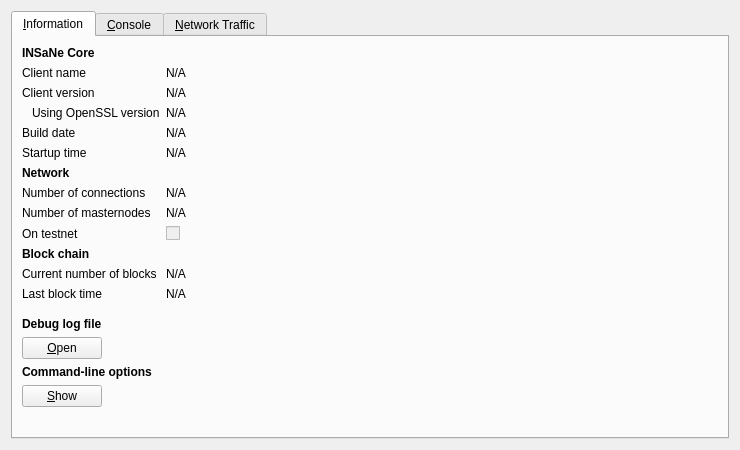
<?xml version="1.0" encoding="UTF-8"?>
<ui version="4.0">
 <class>RPCConsole</class>
 <widget class="QDialog" name="RPCConsole">
  <property name="geometry">
   <rect>
    <x>0</x>
    <y>0</y>
    <width>740</width>
    <height>450</height>
   </rect>
  </property>
  <property name="windowTitle">
   <string>INSaNe - Debug window</string>
  </property>
  <layout class="QVBoxLayout" name="verticalLayout_2">
   <item>
    <widget class="QTabWidget" name="tabWidget">
     <property name="currentIndex">
      <number>0</number>
     </property>
     <widget class="QWidget" name="tab_info">
      <attribute name="title">
       <string>&amp;Information</string>
      </attribute>
      <layout class="QFormLayout" name="formLayout">
       <item row="0" column="0">
        <widget class="QLabel" name="label_9">
         <property name="font">
          <font>
           <weight>75</weight>
           <bold>true</bold>
          </font>
         </property>
         <property name="text">
          <string>INSaNe Core</string>
         </property>
        </widget>
       </item>
       <item row="1" column="0">
        <widget class="QLabel" name="label_5">
         <property name="text">
          <string>Client name</string>
         </property>
        </widget>
       </item>
       <item row="1" column="1">
        <widget class="QLabel" name="clientName">
         <property name="cursor">
          <cursorShape>IBeamCursor</cursorShape>
         </property>
         <property name="text">
          <string>N/A</string>
         </property>
         <property name="textFormat">
          <enum>Qt::PlainText</enum>
         </property>
         <property name="textInteractionFlags">
          <set>Qt::LinksAccessibleByMouse|Qt::TextSelectableByKeyboard|Qt::TextSelectableByMouse</set>
         </property>
        </widget>
       </item>
       <item row="2" column="0">
        <widget class="QLabel" name="label_6">
         <property name="text">
          <string>Client version</string>
         </property>
        </widget>
       </item>
       <item row="2" column="1">
        <widget class="QLabel" name="clientVersion">
         <property name="cursor">
          <cursorShape>IBeamCursor</cursorShape>
         </property>
         <property name="text">
          <string>N/A</string>
         </property>
         <property name="textFormat">
          <enum>Qt::PlainText</enum>
         </property>
         <property name="textInteractionFlags">
          <set>Qt::LinksAccessibleByMouse|Qt::TextSelectableByKeyboard|Qt::TextSelectableByMouse</set>
         </property>
        </widget>
       </item>
       <item row="3" column="0">
        <widget class="QLabel" name="label_14">
         <property name="text">
          <string>Using OpenSSL version</string>
         </property>
         <property name="indent">
          <number>10</number>
         </property>
        </widget>
       </item>
       <item row="3" column="1">
        <widget class="QLabel" name="openSSLVersion">
         <property name="cursor">
          <cursorShape>IBeamCursor</cursorShape>
         </property>
         <property name="text">
          <string>N/A</string>
         </property>
         <property name="textFormat">
          <enum>Qt::PlainText</enum>
         </property>
         <property name="textInteractionFlags">
          <set>Qt::LinksAccessibleByMouse|Qt::TextSelectableByKeyboard|Qt::TextSelectableByMouse</set>
         </property>
        </widget>
       </item>
       <item row="4" column="0">
        <widget class="QLabel" name="label_12">
         <property name="text">
          <string>Build date</string>
         </property>
        </widget>
       </item>
       <item row="4" column="1">
        <widget class="QLabel" name="buildDate">
         <property name="cursor">
          <cursorShape>IBeamCursor</cursorShape>
         </property>
         <property name="text">
          <string>N/A</string>
         </property>
         <property name="textFormat">
          <enum>Qt::PlainText</enum>
         </property>
         <property name="textInteractionFlags">
          <set>Qt::LinksAccessibleByMouse|Qt::TextSelectableByKeyboard|Qt::TextSelectableByMouse</set>
         </property>
        </widget>
       </item>
       <item row="5" column="0">
        <widget class="QLabel" name="label_13">
         <property name="text">
          <string>Startup time</string>
         </property>
        </widget>
       </item>
       <item row="5" column="1">
        <widget class="QLabel" name="startupTime">
         <property name="cursor">
          <cursorShape>IBeamCursor</cursorShape>
         </property>
         <property name="text">
          <string>N/A</string>
         </property>
         <property name="textFormat">
          <enum>Qt::PlainText</enum>
         </property>
         <property name="textInteractionFlags">
          <set>Qt::LinksAccessibleByMouse|Qt::TextSelectableByKeyboard|Qt::TextSelectableByMouse</set>
         </property>
        </widget>
       </item>
       <item row="6" column="0">
        <widget class="QLabel" name="label_11">
         <property name="font">
          <font>
           <weight>75</weight>
           <bold>true</bold>
          </font>
         </property>
         <property name="text">
          <string>Network</string>
         </property>
        </widget>
       </item>
       <item row="7" column="0">
        <widget class="QLabel" name="label_7">
         <property name="text">
          <string>Number of connections</string>
         </property>
        </widget>
       </item>
       <item row="7" column="1">
        <widget class="QLabel" name="numberOfConnections">
         <property name="cursor">
          <cursorShape>IBeamCursor</cursorShape>
         </property>
         <property name="text">
          <string>N/A</string>
         </property>
         <property name="textFormat">
          <enum>Qt::PlainText</enum>
         </property>
         <property name="textInteractionFlags">
          <set>Qt::LinksAccessibleByMouse|Qt::TextSelectableByKeyboard|Qt::TextSelectableByMouse</set>
         </property>
        </widget>
       </item>
       <item row="8" column="0">
        <widget class="QLabel" name="label_15">
         <property name="text">
          <string>Number of masternodes</string>
         </property>
        </widget>
       </item>
       <item row="8" column="1">
        <widget class="QLabel" name="masternodeCount">
         <property name="cursor">
          <cursorShape>IBeamCursor</cursorShape>
         </property>
         <property name="text">
          <string>N/A</string>
         </property>
         <property name="textFormat">
          <enum>Qt::PlainText</enum>
         </property>
         <property name="textInteractionFlags">
          <set>Qt::LinksAccessibleByMouse|Qt::TextSelectableByKeyboard|Qt::TextSelectableByMouse</set>
         </property>
        </widget>
       </item>
       <item row="9" column="0">
        <widget class="QLabel" name="label_8">
         <property name="text">
          <string>On testnet</string>
         </property>
        </widget>
       </item>
       <item row="9" column="1">
        <widget class="QCheckBox" name="isTestNet">
         <property name="enabled">
          <bool>false</bool>
         </property>
         <property name="text">
          <string/>
         </property>
        </widget>
       </item>
       <item row="10" column="0">
        <widget class="QLabel" name="label_10">
         <property name="font">
          <font>
           <weight>75</weight>
           <bold>true</bold>
          </font>
         </property>
         <property name="text">
          <string>Block chain</string>
         </property>
        </widget>
       </item>
       <item row="11" column="0">
        <widget class="QLabel" name="label_3">
         <property name="text">
          <string>Current number of blocks</string>
         </property>
        </widget>
       </item>
       <item row="11" column="1">
        <widget class="QLabel" name="numberOfBlocks">
         <property name="cursor">
          <cursorShape>IBeamCursor</cursorShape>
         </property>
         <property name="text">
          <string>N/A</string>
         </property>
         <property name="textFormat">
          <enum>Qt::PlainText</enum>
         </property>
         <property name="textInteractionFlags">
          <set>Qt::LinksAccessibleByMouse|Qt::TextSelectableByKeyboard|Qt::TextSelectableByMouse</set>
         </property>
        </widget>
       </item>
       <item row="12" column="0">
        <widget class="QLabel" name="label_2">
         <property name="text">
          <string>Last block time</string>
         </property>
        </widget>
       </item>
       <item row="12" column="1">
        <widget class="QLabel" name="lastBlockTime">
         <property name="cursor">
          <cursorShape>IBeamCursor</cursorShape>
         </property>
         <property name="text">
          <string>N/A</string>
         </property>
         <property name="textFormat">
          <enum>Qt::PlainText</enum>
         </property>
         <property name="textInteractionFlags">
          <set>Qt::LinksAccessibleByMouse|Qt::TextSelectableByKeyboard|Qt::TextSelectableByMouse</set>
         </property>
        </widget>
       </item>
       <item row="13" column="0">
        <spacer name="verticalSpacer_2">
         <property name="orientation">
          <enum>Qt::Vertical</enum>
         </property>
         <property name="sizeHint" stdset="0">
          <size>
           <width>20</width>
           <height>10</height>
          </size>
         </property>
        </spacer>
       </item>
       <item row="14" column="0">
        <widget class="QLabel" name="labelDebugLogfile">
         <property name="font">
          <font>
           <weight>75</weight>
           <bold>true</bold>
          </font>
         </property>
         <property name="text">
          <string>Debug log file</string>
         </property>
        </widget>
       </item>
       <item row="15" column="0">
        <widget class="QPushButton" name="openDebugLogfileButton">
         <property name="toolTip">
          <string>Open the INSaNe debug log file from the current data directory. This can take a few seconds for large log files.</string>
         </property>
         <property name="text">
          <string>&amp;Open</string>
         </property>
         <property name="autoDefault">
          <bool>false</bool>
         </property>
        </widget>
       </item>
       <item row="16" column="0">
        <widget class="QLabel" name="labelCLOptions">
         <property name="font">
          <font>
           <weight>75</weight>
           <bold>true</bold>
          </font>
         </property>
         <property name="text">
          <string>Command-line options</string>
         </property>
        </widget>
       </item>
       <item row="17" column="0">
        <widget class="QPushButton" name="showCLOptionsButton">
         <property name="toolTip">
          <string>Show the INSaNe-Qt help message to get a list with possible INSaNe command-line options.</string>
         </property>
         <property name="text">
          <string>&amp;Show</string>
         </property>
         <property name="autoDefault">
          <bool>false</bool>
         </property>
        </widget>
       </item>
       <item row="18" column="0">
        <spacer name="verticalSpacer">
         <property name="orientation">
          <enum>Qt::Vertical</enum>
         </property>
         <property name="sizeHint" stdset="0">
          <size>
           <width>20</width>
           <height>20</height>
          </size>
         </property>
        </spacer>
       </item>
      </layout>
     </widget>
     <widget class="QWidget" name="tab_console">
      <attribute name="title">
       <string>&amp;Console</string>
      </attribute>
      <layout class="QGridLayout" name="gridLayout">
       <item row="0" column="0">
        <widget class="QTextEdit" name="messagesWidget">
         <property name="minimumSize">
          <size>
           <width>0</width>
           <height>100</height>
          </size>
         </property>
         <property name="readOnly">
          <bool>true</bool>
         </property>
         <property name="tabKeyNavigation" stdset="0">
          <bool>false</bool>
         </property>
         <property name="columnCount" stdset="0">
          <number>2</number>
         </property>
        </widget>
       </item>
       <item row="1" column="0">
        <layout class="QHBoxLayout" name="horizontalLayout">
         <property name="spacing">
          <number>3</number>
         </property>
         <item>
          <widget class="QPushButton" name="copyButton">
           <property name="maximumSize">
            <size>
             <width>24</width>
             <height>24</height>
            </size>
           </property>
           <property name="toolTip">
            <string>Copy to clipboard</string>
           </property>
           <property name="text">
            <string/>
           </property>
           <property name="icon">
            <iconset resource="../bitcoin.qrc">
             <normaloff>:/icons/editcopy</normaloff>:/icons/editcopy</iconset>
           </property>
           <property name="shortcut">
            <string notr="true">Ctrl+L</string>
           </property>
           <property name="autoDefault">
            <bool>false</bool>
           </property>
          </widget>
         </item>
         <item>
          <widget class="QLabel" name="label">
           <property name="text">
            <string notr="true">&gt;</string>
           </property>
          </widget>
         </item>
         <item>
          <widget class="QLineEdit" name="lineEdit"/>
         </item>
         <item>
          <widget class="QToolButton" name="pasteButton">
           <property name="sizePolicy">
            <sizepolicy hsizetype="Minimum" vsizetype="Fixed">
             <horstretch>0</horstretch>
             <verstretch>0</verstretch>
            </sizepolicy>
           </property>
           <property name="minimumSize">
            <size>
             <width>24</width>
             <height>24</height>
            </size>
           </property>
           <property name="maximumSize">
            <size>
             <width>24</width>
             <height>24</height>
            </size>
           </property>
           <property name="toolTip">
            <string>Paste from clipboard</string>
           </property>
           <property name="text">
            <string/>
           </property>
           <property name="icon">
            <iconset resource="../bitcoin.qrc">
             <normaloff>:/icons/editpaste</normaloff>:/icons/editpaste</iconset>
           </property>
           <property name="shortcut">
            <string>Alt+P</string>
           </property>
          </widget>
         </item>
        </layout>
       </item>
      </layout>
     </widget>
     <widget class="QWidget" name="tab">
      <attribute name="title">
       <string>&amp;Network Traffic</string>
      </attribute>
      <layout class="QHBoxLayout" name="horizontalLayout_3">
       <item>
        <layout class="QVBoxLayout" name="verticalLayout_4">
         <item>
          <widget class="TrafficGraphWidget" name="trafficGraph" native="true">
           <property name="sizePolicy">
            <sizepolicy hsizetype="Expanding" vsizetype="Expanding">
             <horstretch>0</horstretch>
             <verstretch>0</verstretch>
            </sizepolicy>
           </property>
          </widget>
         </item>
         <item>
          <layout class="QHBoxLayout" name="horizontalLayout_2">
           <item>
            <widget class="QSlider" name="sldGraphRange">
             <property name="minimum">
              <number>1</number>
             </property>
             <property name="maximum">
              <number>288</number>
             </property>
             <property name="pageStep">
              <number>12</number>
             </property>
             <property name="value">
              <number>6</number>
             </property>
             <property name="orientation">
              <enum>Qt::Horizontal</enum>
             </property>
            </widget>
           </item>
           <item>
            <widget class="QLabel" name="lblGraphRange">
             <property name="minimumSize">
              <size>
               <width>100</width>
               <height>0</height>
              </size>
             </property>
             <property name="alignment">
              <set>Qt::AlignCenter</set>
             </property>
            </widget>
           </item>
           <item>
            <widget class="QPushButton" name="btnClearTrafficGraph">
             <property name="text">
              <string>&amp;Clear</string>
             </property>
            </widget>
           </item>
          </layout>
         </item>
        </layout>
       </item>
       <item>
        <layout class="QVBoxLayout" name="verticalLayout">
         <item>
          <widget class="QGroupBox" name="groupBox">
           <property name="title">
            <string>Totals</string>
           </property>
           <layout class="QVBoxLayout" name="verticalLayout_5">
            <item>
             <layout class="QHBoxLayout" name="horizontalLayout_4">
              <item>
               <widget class="Line" name="line">
                <property name="sizePolicy">
                 <sizepolicy hsizetype="Fixed" vsizetype="Fixed">
                  <horstretch>0</horstretch>
                  <verstretch>0</verstretch>
                 </sizepolicy>
                </property>
                <property name="minimumSize">
                 <size>
                  <width>10</width>
                  <height>0</height>
                 </size>
                </property>
                <property name="palette">
                 <palette>
                  <active>
                   <colorrole role="Light">
                    <brush brushstyle="SolidPattern">
                     <color alpha="255">
                      <red>0</red>
                      <green>255</green>
                      <blue>0</blue>
                     </color>
                    </brush>
                   </colorrole>
                  </active>
                  <inactive>
                   <colorrole role="Light">
                    <brush brushstyle="SolidPattern">
                     <color alpha="255">
                      <red>0</red>
                      <green>255</green>
                      <blue>0</blue>
                     </color>
                    </brush>
                   </colorrole>
                  </inactive>
                  <disabled>
                   <colorrole role="Light">
                    <brush brushstyle="SolidPattern">
                     <color alpha="255">
                      <red>0</red>
                      <green>255</green>
                      <blue>0</blue>
                     </color>
                    </brush>
                   </colorrole>
                  </disabled>
                 </palette>
                </property>
                <property name="orientation">
                 <enum>Qt::Horizontal</enum>
                </property>
               </widget>
              </item>
              <item>
               <widget class="QLabel" name="label_16">
                <property name="text">
                 <string>In:</string>
                </property>
               </widget>
              </item>
              <item>
               <widget class="QLabel" name="lblBytesIn">
                <property name="minimumSize">
                 <size>
                  <width>50</width>
                  <height>0</height>
                 </size>
                </property>
                <property name="alignment">
                 <set>Qt::AlignRight|Qt::AlignTrailing|Qt::AlignVCenter</set>
                </property>
               </widget>
              </item>
             </layout>
            </item>
            <item>
             <layout class="QHBoxLayout" name="horizontalLayout_5">
              <item>
               <widget class="Line" name="line_2">
                <property name="sizePolicy">
                 <sizepolicy hsizetype="Fixed" vsizetype="Fixed">
                  <horstretch>0</horstretch>
                  <verstretch>0</verstretch>
                 </sizepolicy>
                </property>
                <property name="minimumSize">
                 <size>
                  <width>10</width>
                  <height>0</height>
                 </size>
                </property>
                <property name="palette">
                 <palette>
                  <active>
                   <colorrole role="Light">
                    <brush brushstyle="SolidPattern">
                     <color alpha="255">
                      <red>255</red>
                      <green>0</green>
                      <blue>0</blue>
                     </color>
                    </brush>
                   </colorrole>
                  </active>
                  <inactive>
                   <colorrole role="Light">
                    <brush brushstyle="SolidPattern">
                     <color alpha="255">
                      <red>255</red>
                      <green>0</green>
                      <blue>0</blue>
                     </color>
                    </brush>
                   </colorrole>
                  </inactive>
                  <disabled>
                   <colorrole role="Light">
                    <brush brushstyle="SolidPattern">
                     <color alpha="255">
                      <red>255</red>
                      <green>0</green>
                      <blue>0</blue>
                     </color>
                    </brush>
                   </colorrole>
                  </disabled>
                 </palette>
                </property>
                <property name="orientation">
                 <enum>Qt::Horizontal</enum>
                </property>
               </widget>
              </item>
              <item>
               <widget class="QLabel" name="label_17">
                <property name="text">
                 <string>Out:</string>
                </property>
               </widget>
              </item>
              <item>
               <widget class="QLabel" name="lblBytesOut">
                <property name="minimumSize">
                 <size>
                  <width>50</width>
                  <height>0</height>
                 </size>
                </property>
                <property name="alignment">
                 <set>Qt::AlignRight|Qt::AlignTrailing|Qt::AlignVCenter</set>
                </property>
               </widget>
              </item>
             </layout>
            </item>
            <item>
             <spacer name="verticalSpacer_4">
              <property name="orientation">
               <enum>Qt::Vertical</enum>
              </property>
              <property name="sizeHint" stdset="0">
               <size>
                <width>20</width>
                <height>407</height>
               </size>
              </property>
             </spacer>
            </item>
           </layout>
          </widget>
         </item>
        </layout>
       </item>
      </layout>
     </widget>
    </widget>
   </item>
  </layout>
 </widget>
 <customwidgets>
  <customwidget>
   <class>TrafficGraphWidget</class>
   <extends>QWidget</extends>
   <header>trafficgraphwidget.h</header>
   <container>1</container>
   <slots>
    <slot>clear()</slot>
   </slots>
  </customwidget>
 </customwidgets>
 <resources>
  <include location="../bitcoin.qrc"/>
 </resources>
 <connections/>
</ui>
